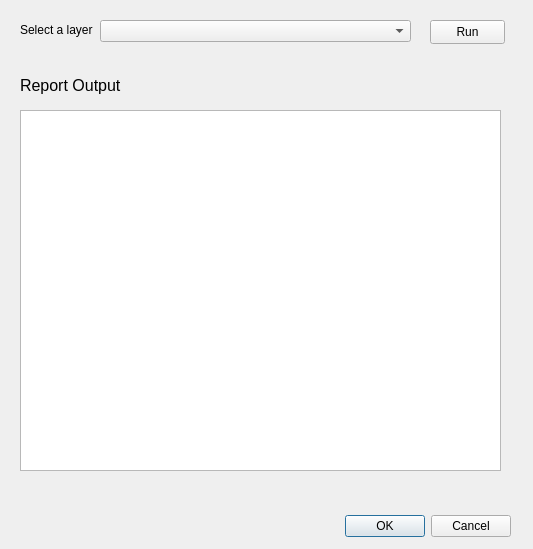
<?xml version="1.0" encoding="UTF-8"?>
<ui version="4.0">
 <class>BasicInfoGathererDialogBase</class>
 <widget class="QDialog" name="BasicInfoGathererDialogBase">
  <property name="geometry">
   <rect>
    <x>0</x>
    <y>0</y>
    <width>533</width>
    <height>549</height>
   </rect>
  </property>
  <property name="windowTitle">
   <string>BasicInfoGatherer</string>
  </property>
  <widget class="QDialogButtonBox" name="button_box">
   <property name="geometry">
    <rect>
     <x>170</x>
     <y>510</y>
     <width>341</width>
     <height>32</height>
    </rect>
   </property>
   <property name="orientation">
    <enum>Qt::Horizontal</enum>
   </property>
   <property name="standardButtons">
    <set>QDialogButtonBox::Cancel|QDialogButtonBox::Ok</set>
   </property>
  </widget>
  <widget class="QComboBox" name="layerSelector">
   <property name="geometry">
    <rect>
     <x>100</x>
     <y>20</y>
     <width>311</width>
     <height>22</height>
    </rect>
   </property>
  </widget>
  <widget class="QLabel" name="label">
   <property name="geometry">
    <rect>
     <x>20</x>
     <y>20</y>
     <width>81</width>
     <height>20</height>
    </rect>
   </property>
   <property name="text">
    <string>Select a layer</string>
   </property>
  </widget>
  <widget class="QTextBrowser" name="textBrowser">
   <property name="geometry">
    <rect>
     <x>20</x>
     <y>110</y>
     <width>481</width>
     <height>361</height>
    </rect>
   </property>
  </widget>
  <widget class="QLabel" name="label_2">
   <property name="geometry">
    <rect>
     <x>20</x>
     <y>75</y>
     <width>131</width>
     <height>21</height>
    </rect>
   </property>
   <property name="font">
    <font>
     <pointsize>12</pointsize>
    </font>
   </property>
   <property name="text">
    <string>Report Output</string>
   </property>
  </widget>
  <widget class="QPushButton" name="runButton">
   <property name="geometry">
    <rect>
     <x>430</x>
     <y>20</y>
     <width>75</width>
     <height>24</height>
    </rect>
   </property>
   <property name="text">
    <string>Run</string>
   </property>
  </widget>
 </widget>
 <resources/>
 <connections>
  <connection>
   <sender>button_box</sender>
   <signal>accepted()</signal>
   <receiver>BasicInfoGathererDialogBase</receiver>
   <slot>accept()</slot>
   <hints>
    <hint type="sourcelabel">
     <x>20</x>
     <y>20</y>
    </hint>
    <hint type="destinationlabel">
     <x>20</x>
     <y>20</y>
    </hint>
   </hints>
  </connection>
  <connection>
   <sender>button_box</sender>
   <signal>rejected()</signal>
   <receiver>BasicInfoGathererDialogBase</receiver>
   <slot>reject()</slot>
   <hints>
    <hint type="sourcelabel">
     <x>20</x>
     <y>20</y>
    </hint>
    <hint type="destinationlabel">
     <x>20</x>
     <y>20</y>
    </hint>
   </hints>
  </connection>
 </connections>
</ui>
